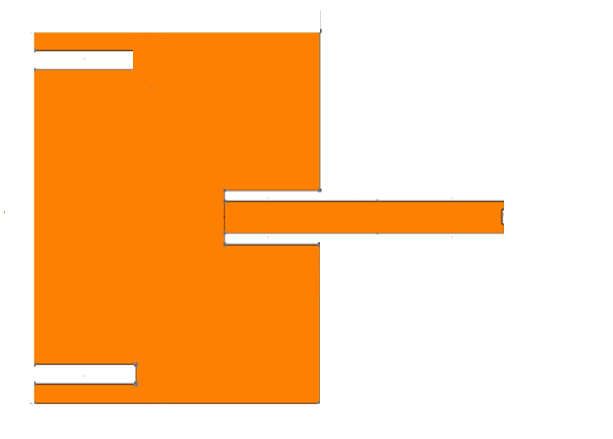
%> input picture 2.jpg, 1226 x 878 px (shown at 1/2 size)
$ octave C7.m   (GNU Octave 9; MATLAB toolbox functions it lacks are replaced by stand-ins)
%> lines starting %> are read from the running program, lines starting %| are printed output that depends on the picture; in (x1, y1, x2, y2) boxes, pixels count from 0 and x2, y2 are one past the last pixel; in counts of white or black regions, pixels touching at a corner belong together; the program's own positions count from 1
% 整合一下
% 图像优化和识别-江；
close all;

%% 读取资源
I0 = imread('2.jpg');
%> I0 is the input picture: size 878x1226x3 uint8; mean R, G, B 253.6, 203.8, 154.3
I0 = rot90(I0,-1);
%> I0: size 1226x878x3 uint8
I1 = rgb2gray(I0);
I1 = imresize(I1,0.5,'bicubic');
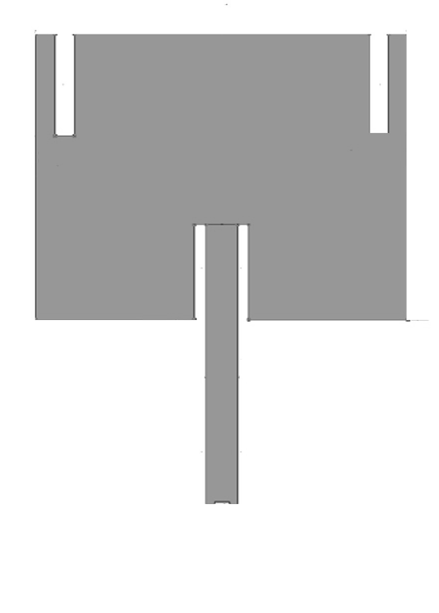
%> I1: size 613x439 uint8; min 69, max 255, mean 213.1
I1 = double(I1);
%> I1: size 613x439 double

I1 = 255-I1;
figure(1);imshow(I1,[]);

%% 去噪优化；并将识别到的角点转换为特殊位置上的集合...
    ...并取中间的均值作为该集合坐标
I2 = I1;
I2(I2<=100) = 0;
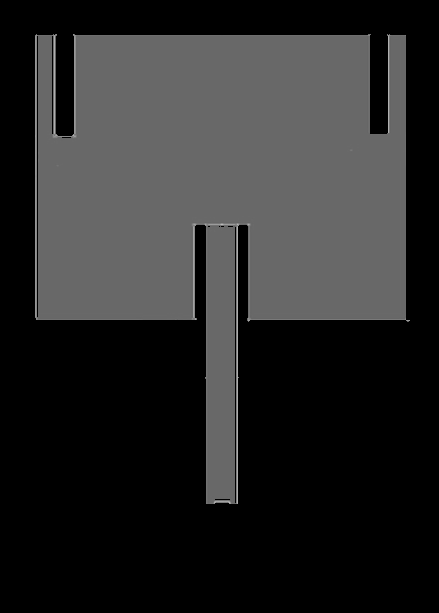
%> I2: size 613x439 double; min 0, max 186, mean 41.1
I2(I2>100) = 1;
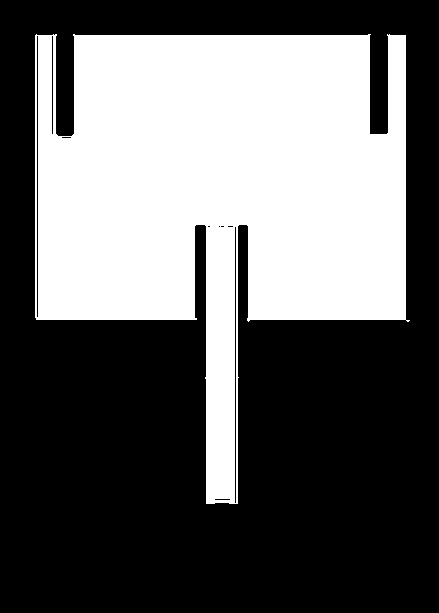
%> I2: size 613x439 double; values 0 (black) and 1 (white), 39.2% white; 1 white region, box (x1, y1, x2, y2) and area: (35, 34, 410, 504) 105366

% 可以进行更换
I3 = imclose(I2,strel('square',3));
%> I3: size 613x439 double; values 0 (black) and 1 (white), 39.4% white; 1 white region, box (x1, y1, x2, y2) and area: (35, 34, 410, 504) 106058
I3 = imopen(I3,strel('square',10));
%> I3: size 613x439 double; values 0 (black) and 1 (white), 39.4% white; 1 white region, box (x1, y1, x2, y2) and area: (35, 35, 406, 503) 106005

figure(2);imshow(I3,[]);

I4 = I3 - imerode(I3,strel('square',6));
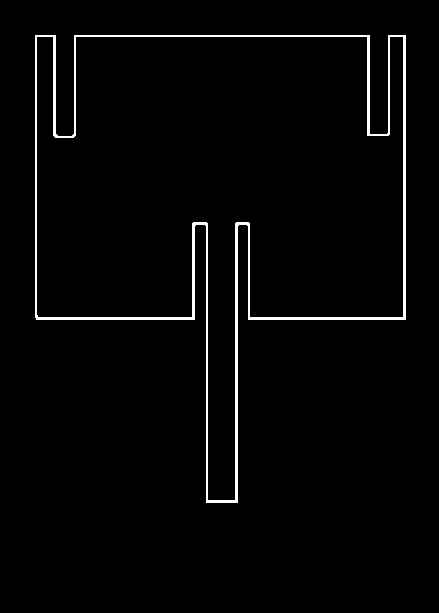
%> I4: size 613x439 double; values 0 (black) and 1 (white), 2.3% white; 1 white region, box (x1, y1, x2, y2) and area: (35, 35, 406, 503) 6120
figure(3);imshow(I4,[]);

%% 创建角点图
figure(4);
C = detectHarrisFeatures(I4);
%> C = 30 points; strongest (x, y): (37, 37), (76, 37), (390, 37), (55, 37), (208, 502)
imshow(I4),title('Corner角点图'),
hold on
plot(C.Location(:,1), C.Location(:,2), 'ro');
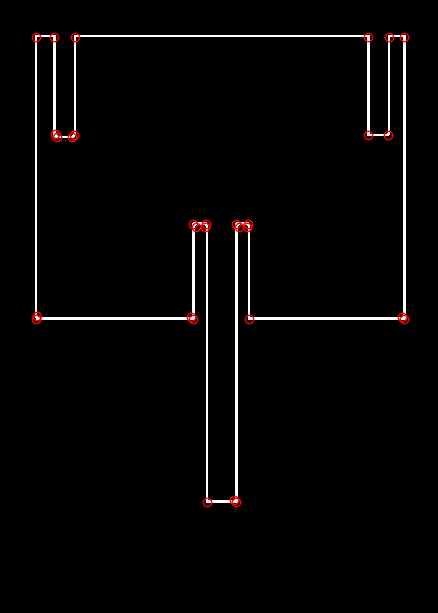
%> figure redrawn from the program's plot data; its title reads 'Corner角点图'
hold off

X = round(C.Location(:,2));
%> X = 30 values, max 502 at index 16, min 37 at index 1, mean 219
Y = round(C.Location(:,1));
%> Y = 30 values from 37 to 405
I5 = zeros(size(I4));
for n = 1:size(X,1)
    I5(X(n),Y(n)) = 1;
end
%> this loop made 30 passes
%> I5: size 613x439 double; values 0 (black) and 1 (white), 0.01% white in thin lines or dots, all inside (x1, y1, x2, y2) = (36, 36, 405, 502)
I5 = imdilate(I5,strel('square',6));
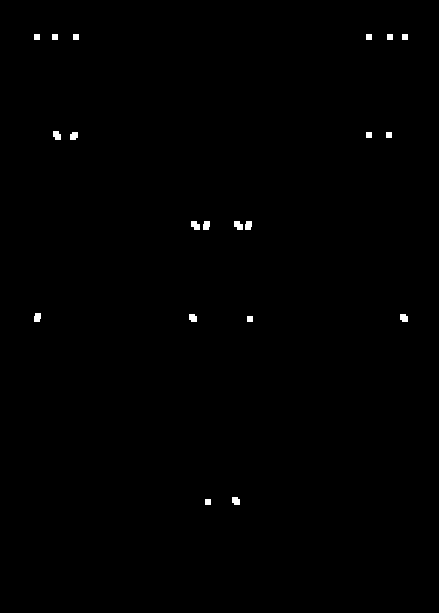
%> I5: size 613x439 double; values 0 (black) and 1 (white), 0.35% white; 20 white regions, largest, box (x1, y1, x2, y2) and area: (191, 221, 200, 230) 63, (234, 221, 243, 230) 63, (53, 131, 61, 140) 60
% I5 = bwmorph(I5,'thin',inf);

I6 = bwlabel(I5);
%> I6: size 613x439 double; 21 distinct labels, from 0 to 20
figure(5);imshow(I6,[]);
I7 = zeros(size(I6));
for n = 1:max(I6(:))
    Ir = I6;
    Ir(Ir ~= n) = 0;
    Ir(Ir == n) = 1;
    [Irx,Iry] = find(Ir);
    Irmx = round(mean(Irx));
    Irmy = round(mean(Iry));
    I7(Irmx,Irmy) = 1;
end
%> this loop made 20 passes
%> (Irmx, Irmy) on passes 1 to 12: (38, 38), (318, 38), (38, 56), (136, 58), (137, 75), (38, 77), (319, 194), (226, 196), (226, 207), (503, 209), (502, 237), (226, 239)
%> I7: size 613x439 double; values 0 (black) and 1 (white), 0.01% white in thin lines or dots, all inside (x1, y1, x2, y2) = (37, 37, 406, 503)
%> Ir: size 613x439 double; values 0 (black) and 1 (white), 0.01% white; 1 white region, box (x1, y1, x2, y2) and area: (402, 34, 408, 40) 36

%% 保存坐标为TXT
C2 = detectHarrisFeatures(I7);
%> C2 = 20 points; strongest (x, y): (38, 38), (38, 318), (56, 38), (58, 136), (75, 137)

figure(6);
% 这样画出来的角点图包含顺序
title('角点图（输出坐标）');
plot(C2.Location(:,1), C2.Location(:,2), 'ro');
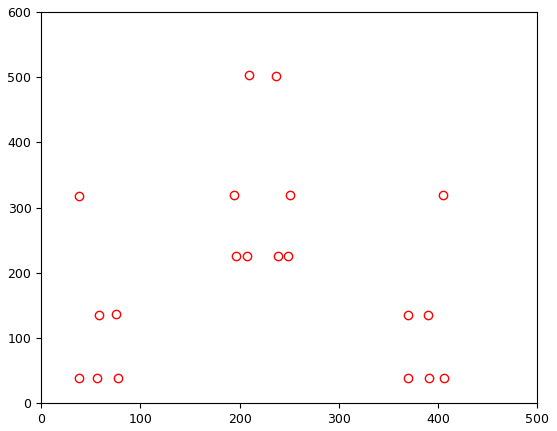
%> figure redrawn from the program's plot data

%% 创建位置坐标数组
X = C2.Location(:,1);
%> X = 20 values from 38 to 406
Y = C2.Location(:,2);
%> Y = 20 values, max 503 at index 10, min 38 at index 1, mean 197.9

% pos 坐标处理
pos = [X Y];
%> pos = 20 rows, first 12: [38 38; 38 318; 56 38; 58 136; 75 137; 77 38; 194 319; 196 226; 207 226; 209 503; 237 502; 239 226]
tmp1 = [pos(:,1) pos(:,2)];
%> tmp1 has the same summary as pos
tmp2 = tmp1;
%> tmp2 has the same summary as pos
% 操作x2，y2
tmp2(1:end-1,:) = pos(2:end,:);
tmp2(end,:) = pos(1,:);
position = [tmp1 tmp2];     % position = [x1 y1 x2 y2]
%> position = 20 rows, first 8: [38 38 38 318; 38 318 56 38; 56 38 58 136; 58 136 75 137; 75 137 77 38; 77 38 194 319; 194 319 196 226; 196 226 207 226]

% Write data to text file
fileName = '.\position file\position_0.txt';
dlmwrite(fileName,pos);
%> (the run ends here)

$ run again, with 6.jpg copied over 2.jpg
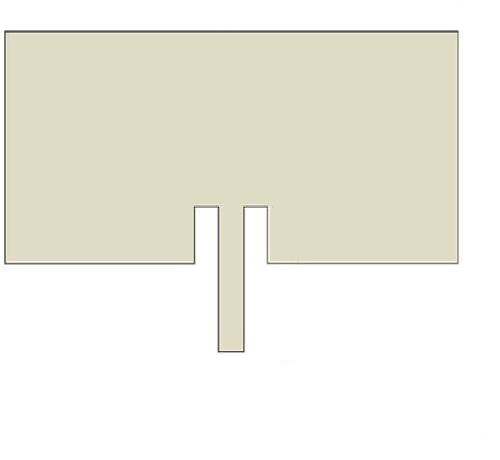
%> input picture 6.jpg, 500 x 460 px
%> I0 is the input picture: size 460x500x3 uint8; mean R, G, B 238.2, 237.3, 227
%> I0: size 500x460x3 uint8
%> `I2(I2>100) = 1;`:
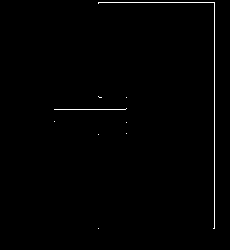
%> I2: size 250x230 double; values 0 (black) and 1 (white), 0.74% white in thin lines or dots, all inside (x1, y1, x2, y2) = (54, 2, 215, 229)
%> I3: size 250x230 double; every value is 0
%> C = 1 point; (x, y): (116, 126)
%> `X = round(C.Location(:,2));`: X = 126
%> `Y = round(C.Location(:,1));`: Y = 116
%> the loop `for n = 1:size(X,1)` made 1 pass
%> the loop `for n = 1:max(I6(:))` made 1 pass
%> (Irmx, Irmy) on pass 1: (127, 117)
%> C2 = 1 point; (x, y): (117, 127)
%> `plot(C2.Location(:,1), C2.Location(:,2), 'ro');`:
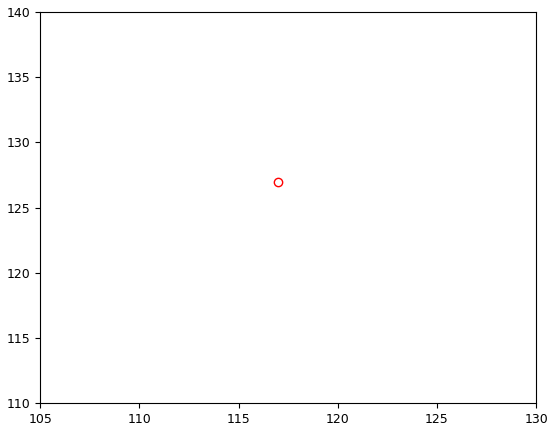
%> figure redrawn from the program's plot data
%> `X = C2.Location(:,1);`: X = 117
%> `Y = C2.Location(:,2);`: Y = 127
%> pos = [117 127]
%> position = [117 127 117 127]

$ run again, with 1.png saved as 2.jpg
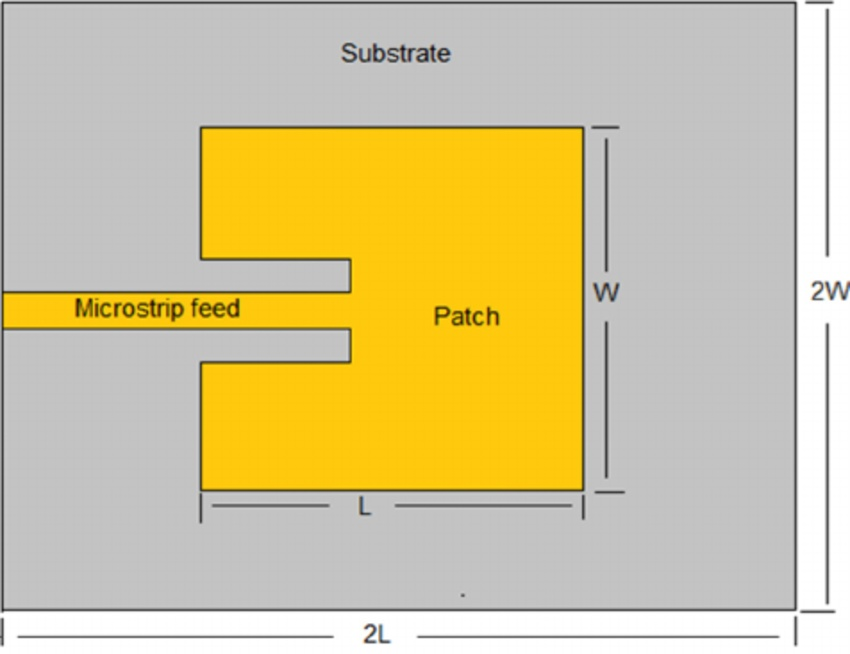
%> input picture 1.png, 850 x 654 px
%> I0 is the input picture: size 654x850x3 uint8; mean R, G, B 210.7, 198, 153.2
%> I0: size 850x654x3 uint8
%> C = 1 point; (x, y): (164, 213)
%> `X = round(C.Location(:,2));`: X = 213
%> `Y = round(C.Location(:,1));`: Y = 164
%> the loop `for n = 1:size(X,1)` made 1 pass
%> the loop `for n = 1:max(I6(:))` made 1 pass
%> (Irmx, Irmy) on pass 1: (214, 165)
%> C2 = 1 point; (x, y): (165, 214)
%> `plot(C2.Location(:,1), C2.Location(:,2), 'ro');`:
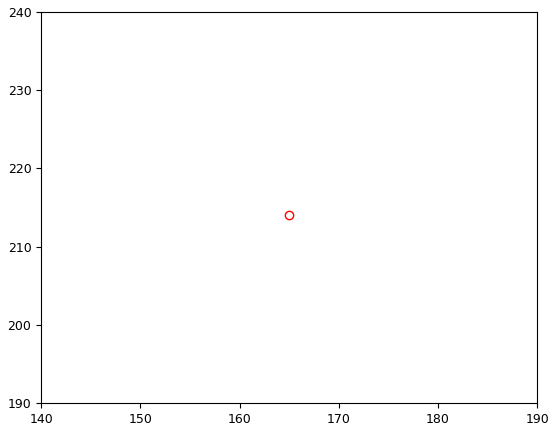
%> figure redrawn from the program's plot data
%> `X = C2.Location(:,1);`: X = 165
%> `Y = C2.Location(:,2);`: Y = 214
%> pos = [165 214]
%> position = [165 214 165 214]
